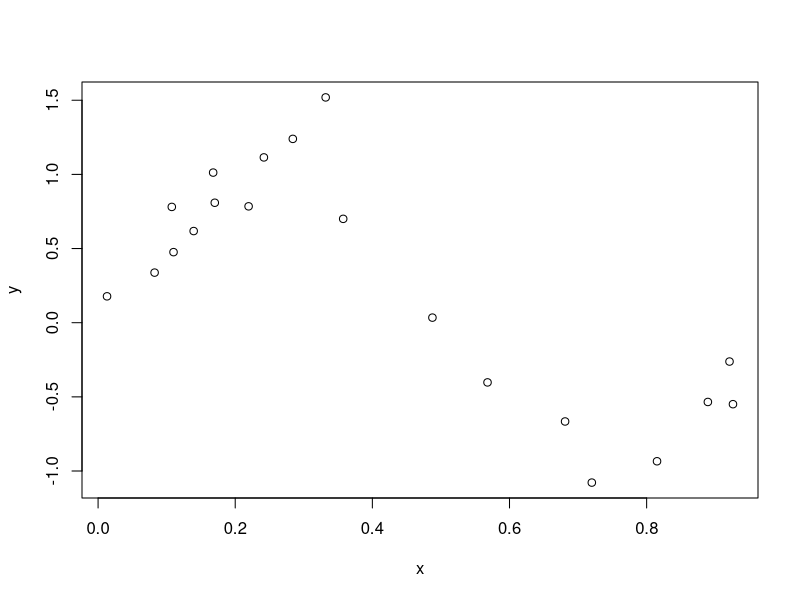

Write R code to recreate this figure. (Note: this script raises an error after producing the figure.)
# EI with high noise. Gives too much improvement.
d <- 1
n <- 20
# x <- runif(n)
x <- seq(0,1,l=n)
x <- c(runif(n/2,0,.3), runif(5,.3,.7), runif(n/2-5,.7,1))
y <- sin(2*pi*x) + rnorm(length(x), 0, .2)
plot(x, y)
# gp1 <- GauPro_kernel_model$new(y ~ x)
gp1 <- GauPro_kernel_model$new(x, y, kernel='m52')
gp1$cool1Dplot()
gp1$plot1D()
curve(gp1$pred(x, se.fit = T)$se, ylim=c(0,.3))
curve(gp1$pred(x, se.fit = T, mean_dist = T)$se, add=T, col=2)
# EI is way too big
gp1$maxEI(minimize = T)
curve(sapply(x, function(x)gp1$EI(x, minimize = T)))


# What should it be?
# If you add the point.
# Sample over dist.
# Add that sample to the model.
# Find new mean prediction at that point.
# KG runs optimization after that.


EI2 <- function(self, x, minimize=FALSE) {
  self <- gp1
  predX <- self$pred(self$X)

  x <- .35
  X <- self$X
  Z <- self$Z
  u <- x
  a <- x

  mu_a <- self$trend$Z(a)
  mu_X <- c(self$trend$Z(X))
  KX <- self$K
  KXinv <- self$Kinv
  KuX <- matrix(self$kernel$k(u, X), nrow=1)
  KXu <- t(KuX)
  KaX <- self$kernel$k(a, X)
  KXa <- t(KaX)
  Kau <- self$kernel$k(a, u)
  Ka <- self$kernel$k(a)
  Ku <- self$kernel$k(u) + self$s2_hat*self$nug
  Ma <- c(KaX, Kau)
  Mcinv <- rbind(cbind(KX, KXu),
                 cbind(KuX, Ku))
  Mc <- solve(Mcinv)
  KugivenX <- Ku - KuX %*% KXinv %*% KXu

  self$pred(a, se=T, mean_dist = T)

  mu_m <- c(mu_a + Ma %*% Mc %*% rbind(Z-mu_X, c(KuX%*%KXinv%*%(Z-mu_X))))
  mu_m

  cov_m <- matrix(Ma, nrow=1) %*% Mc %*%
    rbind(cbind(matrix(0, ncol=ncol(KX)+1, nrow=nrow(KX))),
                               cbind(matrix(0, ncol=ncol(KX),   nrow=1),
                                     KugivenX)) %*%
    Mc %*% matrix(Ma, ncol=1)
  cov_m
  # This is right! Matches simulation below.


  # Sample to estimate dist
  ns <- 1e3
  ms <- rep(0, ns)
  for (i in 1:ns) {
    gpi <- self$clone(deep=T)
    zi <- gpi$sample(u)
    gpi$update(Xnew=u, Znew=zi, no_update = T)
    ms[i] <- gpi$pred(u)
  }
  summary(ms)
  var(ms)
  hist(ms, freq=F)
  curve(dnorm(x, mu_m, sqrt(c(cov_m))), add=T, col=2)
}
